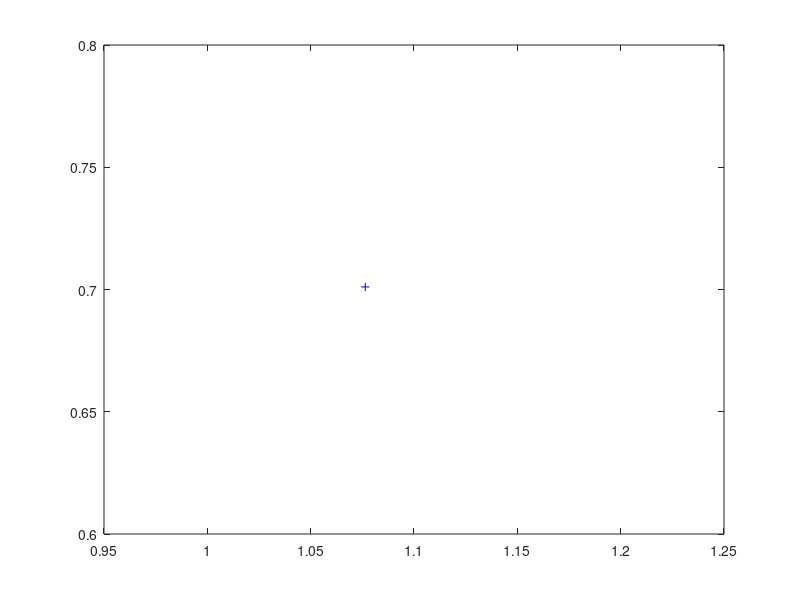

Source code (MATLAB): (Note: this script raises an error after producing the figure.)
clear
clc

len=8;
tsize=4;
maxsp=2;
minsp=0;
fit=@(x,y) (x-1).^2+(y-1).^2;

a=rand(2,len).*(maxsp-minsp)+minsp;
fem=rand(2,1).*(maxsp-minsp)+minsp;

hndl = [];

hndl(1) = plot(fem(1), fem(2), '+b');
hold on

pop=[];

for i=1:len
    p = Lion;
    p.vector = a(1:end,i); 
    p.fitness = feval(fit, p.vector(1), p.vector(2));
    pop = [pop p];
end

% SELECTING INDIVIDUALS
rmpop=pop

ind  = randi([1 length(rmpop)]);
best = rmpop(ind)
rmpop(ind) = [];

for i = 1:(tsize-1)
    
    % select from pool and remove it
    ind  = randi([1 length(rmpop)]);
    next = rmpop(ind);
    rmpop(ind) = [];
    
    vct = next.vector;
    if next.fitness < best.fitness
        % print last best
        vct = best.vector;
        
        best = next
    end
    hndl(2) = plot(vct(1), vct(2), 'ob');
end

vct = best.vector;
hndl(3) = plot(vct(1), vct(2), 'or');

a = [rmpop.vector];
hndl(4) = scatter(a(1,:),a(2,:), 'og');

random = rand();
direction = (vct - fem); % direction vector times D distance between best and source
range = 2 * random * direction; % represents second term in formula
normals = null(direction(:).') % get all vectors normal to direction vector
out = fem + range; % push female to direction
extent = random * pi / 6; % extent to which the point can deviate from the direction

for i = 1:size(normals, 2) % get all 'dimensions' or direction the point can deviate from
    out = out + normals(:,i) * extent * (rand() * 2 - 1) % deviate point in direction perpendicular to original direction
    %           ^ normal vct  ^ extnt of deviate ^ -1 to 1 times of deviation
end

hndl(5) = plot(out(1), out(2), '+r');
axis([min(minsp, out(1)) max(maxsp, out(1)) min(minsp, out(2)) max(maxsp, out(2))])
print(['move-out'],'-dpng')
legend(hndl, 'Source', 'Selected', 'Selected, Best Fit', 'Not selected', 'Output', 'Location', 'southoutside')
print(['move-out-legend'],'-dpng')

hold off

